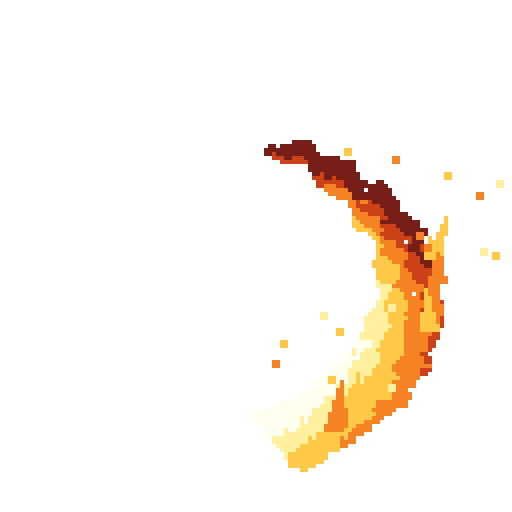
#> input picture games/dot-meikyu/assets/fx/flameslash/flameslash_05.png, 512 x 512 px, given in place of mage_rapid_walk_0.png, which was not available
$ python make_flame_slash.py
#> lines starting #> are read from the running program, lines starting #| are printed output that depends on the picture; after the words box and inside, x2 and y2 are one past the last pixel; in counts of white or black regions, pixels touching at a corner belong together; pictures that were not available may be replaced by others from this repository, and a replacement may not be noted
# 炎の斬撃（火の呼吸ふう）：三日月の炎が、横にふり抜く。 python3 art/make_flame_slash.py
import math, random
from PIL import Image, ImageDraw, ImageChops, ImageFilter
random.seed(11)
S = 128; UP = 4; N = 16
PAL = [(255, 255, 240), (255, 240, 160), (255, 200, 70), (245, 130, 35), (205, 65, 25), (120, 30, 25)]
mage = Image.open('assets/chars/mage_rapid_walk_0.png').convert('RGBA'); mage = mage.resize((int(mage.width * 56 / mage.height), 56), Image.LANCZOS)
#> further down, mage is the input picture: PIL image 512x512 RGBA; mean R, G, B, A 23.5, 16.5, 9.1, 26.1
def frame(i):
#> called with i = 0
    t = i / (N - 1); im = Image.new('RGBA', (S, S), (0, 0, 0, 0)); px = im.load()
#> after `im = Image.new('RGBA', (S, S), (0, 0, 0, 0))`: im: PIL image 128x128 RGBA; every value is 0
    cx, cy = 30, 60                                   # 円の中心（主人公のあたり）
    sweep = min(1.0, t / 0.45)                        # 0〜0.45：ふり抜く、そのあと消える
    head = -1.15 + 2.3 * (1 - (1 - sweep) ** 3)       # 先頭の角度（速く出て、ゆっくり止まる）
    fade = 1.0 if t < 0.45 else max(0, 1 - (t - 0.45) / 0.55)
    steps = 140
    for s in range(steps):
        a = head - (s / steps) * 1.9                  # 先頭から、うしろへ
        if a < -1.15: break
        age = s / steps                               # 0＝先頭（白く太い）、1＝しっぽ（赤く細い）
        R = 52 + 12 * math.sin(a * 1.2)               # 半径
        thick = (14 * (1 - age) ** 0.8 + 1.5) * (0.6 + 0.4 * fade)
        for r in range(int(-thick * 0.2), int(thick) + 1):
            # 外がわほど、炎のゆらぎで、ギザギザにする
            wob = math.sin(a * 23 + i * 1.7 + r) * 2.2 * age + random.uniform(-0.8, 0.8)
            rr = R + r * 1.0 + wob
            x = cx + math.cos(a) * rr * 1.25; y = cy + math.sin(a) * rr * 0.8
            u = r / max(1.0, thick)                    # 0＝内がわ、1＝外がわ
            heat = min(5, int((u * 0.5 + age * 0.9 + (1 - fade) * 0.5) * 5.5))
            col = PAL[max(0, min(5, heat))]
            for dx in (0, 1):
                for dy in (0, 1):
                    xx, yy = int(x) + dx, int(y) + dy
                    if 0 <= xx < S and 0 <= yy < S: px[xx, yy] = col + (int(255 * min(1, fade * 1.3)),)
    # 火の舌：外がわから、上へのびる
    d = ImageDraw.Draw(im)
    for k in range(14):
        a = head - random.uniform(0.05, 1.4) * 0.8
        if a < -1.15: continue
        R = 52 + 12 * math.sin(a * 1.2) + 10; x = cx + math.cos(a) * R * 1.25; y = cy + math.sin(a) * R * 0.8
        L = random.uniform(5, 12) * fade; d.polygon([(x - 2, y), (x + 2, y), (x + random.uniform(-3, 3), y - L)], fill=PAL[2 + (k % 2)] + (int(255 * fade),))
    # 火の粉
    for k in range(18):
        a = head - random.uniform(0, 1.7); R = 52 + random.uniform(-6, 24)
        x = cx + math.cos(a) * R * 1.25 + t * 10; y = cy + math.sin(a) * R * 0.8 - t * 22 * random.uniform(0.3, 1)
        if fade > 0.1 and 0 <= x < S and 0 <= y < S: d.rectangle([x, y, x + 1, y + 1], fill=PAL[1 + k % 3] + (255,))
#> this loop made 18 passes
#> (a, R, x, y) on passes 1 to 12: (-2.28, 59.72, -18.4, 23.62), (-2.85, 75.87, -60.73, 42.32), (-2.35, 55.46, -18.88, 28.54), (-1.64, 48.11, 25.76, 21.61), (-1.83, 71.4, 7.07, 4.8), (-2.78, 71.42, -53.46, 39.72), (-1.51, 73.31, 35.89, 1.47), (-2.82, 57.92, -38.61, 45.2), (-2.22, 69.36, -22.42, 15.81), (-1.3, 55.98, 48.84, 16.87), (-2.44, 49.54, -17.25, 34.38), (-1.32, 47.8, 44.72, 22.94)
    # 先頭の閃光
    if t < 0.5 and sweep > 0.05:
        hx = cx + math.cos(head) * 52 * 1.25; hy = cy + math.sin(head) * 52 * 0.8; r = 7 * (1 - t / 0.5) + 2
        d.ellipse([hx - r, hy - r, hx + r, hy + r], fill=(255, 255, 255, 255))
    r_, g_, b_, a_ = im.split(); a_ = a_.point(lambda v: 255 if v > 80 else 0)
#> after `r_, g_, b_, a_ = im.split()`:
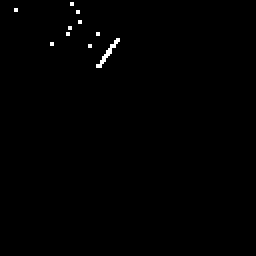
#> r_: PIL image 128x128 L (shown 2 times larger); min 0, max 255, mean 1.2
#> after `r_, g_, b_, a_ = im.split()`: a_: PIL image 128x128 L; 0.46% white in thin lines or dots, all inside (x1, y1, x2, y2) = (7, 1, 60, 34)
    q = Image.merge('RGB', (r_, g_, b_)).quantize(colors=24, dither=Image.NONE).convert('RGB')
    return Image.merge('RGBA', (*q.split(), a_))
frames = [frame(i) for i in range(N)]
#> call 2 of frame, with i = 1
#> in frame (call 2), `t = i / (N - 1)`: t = 0.0667
#> in frame (call 2), `sweep = min(1.0, t / 0.45)`: sweep = 0.148
#> in frame (call 2), `head = -1.15 + 2.3 * (1 - (1 - sweep) ** 3)`: head = -0.272
#> in frame (call 2), `fade = 1.0 if t < 0.45 else max(0, 1 - (t - 0.45) / 0.55)`: fade = 1
#> the loop in frame (call 2), `for s in range(steps):` made 66 passes
#> (a, R, thick) on passes 1 to 12: (-0.272, 48.16, 15.5), (-0.285, 47.97, 15.42), (-0.299, 47.79, 15.34), (-0.312, 47.61, 15.26), (-0.326, 47.42, 15.18), (-0.34, 47.24, 15.1), (-0.353, 47.07, 15.02), (-0.367, 46.89, 14.94), (-0.38, 46.71, 14.86), (-0.394, 46.54, 14.78), (-0.407, 46.36, 14.69), (-0.421, 46.19, 14.61)
#> in frame (call 2), `d = ImageDraw.Draw(im)`:
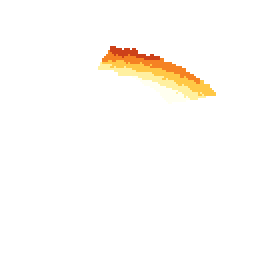
#> im: PIL image 128x128 RGBA (shown 2 times larger); mean R, G, B, A 11.8, 9, 5, 12.2; transparent parts drawn white
#> the loop in frame (call 2), `for k in range(14):` made 14 passes
#> (a, R, x, y, L) on passes 2, 3, 4, 6, 7, 9, 10, 11, 12, 14: (-0.793, 52.23, 75.84, 30.24, 5.55), (-0.643, 53.63, 83.63, 34.26, 9.97), (-0.507, 55.14, 90.25, 38.57, 6.65), (-0.714, 52.93, 80, 32.27, 9.63), (-0.949, 51.1, 67.22, 26.77, 6.6), (-1.03, 50.66, 62.48, 25.21, 6.94), (-0.409, 56.35, 94.62, 42.08, 11.88), (-0.882, 51.54, 70.93, 28.16, 8.72), (-0.959, 51.04, 66.62, 26.56, 6.99), (-0.406, 56.38, 94.75, 42.19, 7)
#> a on passes 1, 5, 8, 13: -1.32, -1.17, -1.31, -1.18
#> the loop in frame (call 2), `for k in range(18):` made 18 passes
#> (a, R, x, y) on passes 1 to 12: (-0.69, 54.37, 83.1, 31.32), (-0.589, 72.91, 106.5, 26.16), (-0.329, 59.85, 101.5, 43.33), (-0.926, 73.88, 86.19, 11.82), (-0.578, 62.68, 96.31, 31.52), (-0.883, 65.75, 82.83, 18.11), (-1.15, 61.17, 61.89, 14.02), (-1.43, 61.62, 41.09, 9.74), (-0.567, 69.39, 103.8, 29.56), (-1.31, 53.06, 48.06, 18.14), (-1.59, 69.6, 29.35, 3.08), (-0.673, 60.67, 89.98, 29.08)
#> in frame (call 2), `hx = cx + math.cos(head) * 52 * 1.25`: hx = 92.61
#> in frame (call 2), `hy = cy + math.sin(head) * 52 * 0.8`: hy = 48.83
#> in frame (call 2), `r = 7 * (1 - t / 0.5) + 2`: r = 8.07
#> in frame (call 2), `r_, g_, b_, a_ = im.split()`:
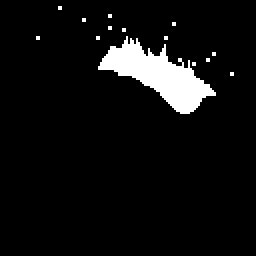
#> a_: PIL image 128x128 L (shown 2 times larger); 6.1% white; 14 white regions (13 under 20 px), largest, box (x1, y1, x2, y2) and area: (49, 18, 108, 57) 948
#> in frame (call 2), `q = Image.merge('RGB', (r_, g_, b_)).quantize(colors=24, dither=Image...`:
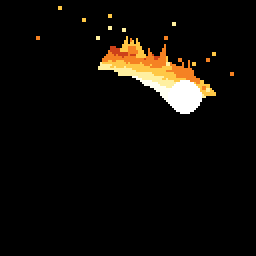
#> q: PIL image 128x128 RGB (shown 2 times larger); mean R, G, B 15.3, 12.1, 7.7
#> call 3 of frame, with i = 2
#> in frame (call 3), `t = i / (N - 1)`: t = 0.133
#> in frame (call 3), `sweep = min(1.0, t / 0.45)`: sweep = 0.296
#> in frame (call 3), `head = -1.15 + 2.3 * (1 - (1 - sweep) ** 3)`: head = 0.349
#> the loop in frame (call 3), `for s in range(steps):` made 112 passes
#> (a, R, thick) on passes 1 to 12: (0.349, 56.87, 15.5), (0.335, 56.69, 15.42), (0.321, 56.51, 15.34), (0.308, 56.33, 15.26), (0.294, 56.15, 15.18), (0.281, 55.97, 15.1), (0.267, 55.78, 15.02), (0.254, 55.59, 14.94), (0.24, 55.41, 14.86), (0.226, 55.22, 14.78), (0.213, 55.03, 14.69), (0.199, 54.84, 14.61)
#> in frame (call 3), `d = ImageDraw.Draw(im)`:
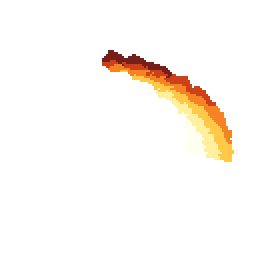
#> im: PIL image 128x128 RGBA (shown 2 times larger); mean R, G, B, A 16.9, 11.7, 6.4, 18.7; transparent parts drawn white
#> the loop in frame (call 3), `for k in range(14):` made 14 passes
#> (a, R, x, y, L) on passes 1 to 12: (-0.656, 53.5, 82.97, 33.88, 9.64), (-0.562, 54.51, 87.65, 36.76, 7.94), (-0.346, 57.16, 97.22, 44.5, 8.22), (-0.762, 52.49, 77.47, 31.01, 8.99), (-0.0723, 60.96, 106, 56.48, 10.31), (-0.0159, 61.77, 107.2, 59.21, 9.84), (-0.586, 54.24, 86.48, 36, 7.66), (-0.0786, 60.87, 105.9, 56.18, 8.76), (-0.096, 60.62, 105.4, 55.35, 9.6), (-0.0275, 61.6, 107, 58.65, 11.11), (0.0388, 62.56, 108.1, 61.94, 6.25), (0.216, 65.07, 109.5, 71.16, 10.56)
#> the loop in frame (call 3), `for k in range(18):` made 18 passes
#> (a, R, x, y) on passes 1 to 12: (-0.0107, 67.1, 115.2, 57.11), (-0.224, 72.35, 119.5, 45.79), (-0.457, 55.41, 93.49, 38.65), (-1.03, 63.1, 71.78, 14.53), (-1.33, 52.7, 47.08, 17.72), (-0.705, 50.51, 79.42, 30.96), (-0.232, 59.2, 103.4, 47.36), (-1.06, 73.46, 76.34, 6.51), (0.0571, 56.66, 102, 60.26), (-0.0188, 72.48, 121.9, 56.24), (-0.0365, 56.93, 102.4, 56.99), (-0.873, 47.41, 69.41, 28.63)
#> (a, R, x) on pass 16: (-1.12, 47.88, 57.55)
#> in frame (call 3), `r_, g_, b_, a_ = im.split()`: a_: PIL image 128x128 L; 9.2% white; 10 white regions (9 under 20 px), largest, box (x1, y1, x2, y2) and area: (51, 22, 117, 82) 1465
#> in frame (call 4), `r_, g_, b_, a_ = im.split()`: a_: PIL image 128x128 L; 10.2% white; 10 white regions (9 under 20 px), largest, box (x1, y1, x2, y2) and area: (50, 28, 114, 104) 1632
#> in frame (call 5), `r_, g_, b_, a_ = im.split()`: a_: PIL image 128x128 L; 10.4% white; 11 white regions (9 under 20 px), largest, box (x1, y1, x2, y2) and area: (60, 32, 113, 114) 1561, (60, 89, 71, 101) 104
#> in frame (call 6), `r_, g_, b_, a_ = im.split()`: a_: PIL image 128x128 L; 10.2% white; 13 white regions (11 under 20 px), largest, box (x1, y1, x2, y2) and area: (63, 35, 112, 118) 1558, (54, 92, 64, 102) 76
#> in frame (call 6), `q = Image.merge('RGB', (r_, g_, b_)).quantize(colors=24, dither=Image...`:
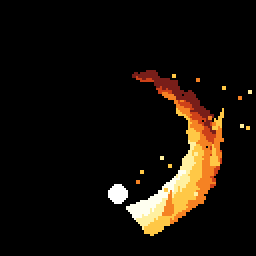
#> q: PIL image 128x128 RGB (shown 2 times larger); mean R, G, B 23.5, 16.5, 9.1
#> in frame (call 7), `r_, g_, b_, a_ = im.split()`:
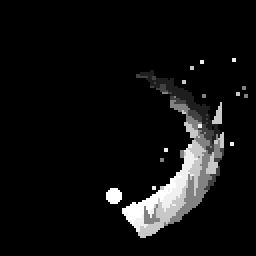
#> g_: PIL image 128x128 L (shown 2 times larger); min 0, max 255, mean 16.3
import os; os.makedirs('assets/fx/flameslash', exist_ok=True)
for i, f in enumerate(frames): f.resize((S * UP, S * UP), Image.NEAREST).save('assets/fx/flameslash/flameslash_%02d.png' % i)
#> this loop made 16 passes
W = 512; rng = random.Random(3); bg = Image.new('RGB', (W, W), (22, 34, 28)); bd = ImageDraw.Draw(bg)
for _ in range(700):
    x, y = rng.randrange(W), rng.randrange(W); bd.rectangle([x, y, x + 3, y + 3], fill=rng.choice([(28, 44, 34), (18, 28, 24), (32, 50, 38)]))
out = []
for i in range(N + 6):
    base = bg.copy(); k = min(i, N - 1)
    m = mage.resize((mage.width * 2, mage.height * 2), Image.LANCZOS); base.paste(m, (30 * 4 - m.width // 2 + 0, 60 * 4 - m.height // 2), m)
    big = frames[k].resize((W, W), Image.NEAREST); lay = Image.new('RGBA', (W, W), (0, 0, 0, 0)); lay.paste(big, (0, 0), big)
    if i < N:
        glow = lay.convert('RGB').filter(ImageFilter.GaussianBlur(16)); base = ImageChops.add(base, glow); base = ImageChops.add(base, glow.point(lambda v: v // 2))
        base.paste(lay.convert('RGB'), (0, 0), lay.split()[3])
    out.append(base)
out[0].save('assets/fx/flameslash_demo.gif', save_all=True, append_images=out[1:], duration=55, loop=0)
sheet = Image.new('RGB', (256 * 6, 256 * 2))
for i in range(12): sheet.paste(out[i + 1].resize((256, 256)), ((i % 6) * 256, (i // 6) * 256))
sheet.save('assets/fx/flameslash_sheet_preview.png'); print('ok')
#| ok

$ run again, on games/dot-meikyu/assets/chatgpt/archer_shoot_raw.png
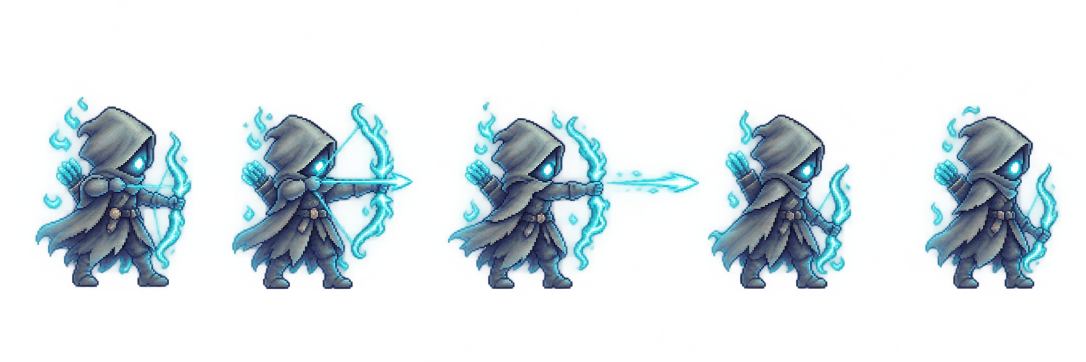
#> input picture games/dot-meikyu/assets/chatgpt/archer_shoot_raw.png, 2172 x 724 px, given in place of mage_rapid_walk_0.png, which was not available (shown at 1/2 size)
#> mage is the input picture: PIL image 2172x724 RGBA; mean R, G, B, A 36.1, 64.6, 72.4, 54.3
#> `mage = mage.resize((int(mage.width * 56 / mage.height), 56), Image.LAN`:
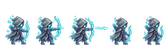
#> mage: PIL image 168x56 RGBA; mean R, G, B, A 34.4, 62.2, 69.6, 54.3; transparent parts drawn white
#> the loop in frame, `for k in range(18):` made 18 passes
#> (a, R, x, y) on passes 1 to 8: (-2.28, 59.72, -18.4, 23.62), (-2.85, 75.87, -60.73, 42.32), (-2.35, 55.46, -18.88, 28.54), (-1.64, 48.11, 25.76, 21.61), (-1.83, 71.4, 7.07, 4.8), (-2.78, 71.42, -53.46, 39.72), (-1.51, 73.31, 35.89, 1.47), (-2.82, 57.92, -38.61, 45.2)
#> a_: PIL image 128x128 L; 0.46% white in thin lines or dots, all inside (x1, y1, x2, y2) = (7, 1, 60, 34)
#> the loop in frame (call 2), `for s in range(steps):` made 66 passes
#> (a, R, thick) on passes 1 to 8: (-0.272, 48.16, 15.5), (-0.285, 47.97, 15.42), (-0.299, 47.79, 15.34), (-0.312, 47.61, 15.26), (-0.326, 47.42, 15.18), (-0.34, 47.24, 15.1), (-0.353, 47.07, 15.02), (-0.367, 46.89, 14.94)
#> the loop in frame (call 2), `for k in range(14):` made 14 passes
#> (a, R, x, y, L) on passes 2, 3, 4, 6, 7, 9, 10, 11: (-0.793, 52.23, 75.84, 30.24, 5.55), (-0.643, 53.63, 83.63, 34.26, 9.97), (-0.507, 55.14, 90.25, 38.57, 6.65), (-0.714, 52.93, 80, 32.27, 9.63), (-0.949, 51.1, 67.22, 26.77, 6.6), (-1.03, 50.66, 62.48, 25.21, 6.94), (-0.409, 56.35, 94.62, 42.08, 11.88), (-0.882, 51.54, 70.93, 28.16, 8.72)
#> the loop in frame (call 2), `for k in range(18):` made 18 passes
#> (a, R, x, y) on passes 1 to 8: (-0.69, 54.37, 83.1, 31.32), (-0.589, 72.91, 106.5, 26.16), (-0.329, 59.85, 101.5, 43.33), (-0.926, 73.88, 86.19, 11.82), (-0.578, 62.68, 96.31, 31.52), (-0.883, 65.75, 82.83, 18.11), (-1.15, 61.17, 61.89, 14.02), (-1.43, 61.62, 41.09, 9.74)
#> a_: PIL image 128x128 L; 6.1% white; 14 white regions (13 under 20 px), largest, box (x1, y1, x2, y2) and area: (49, 18, 108, 57) 948
#> a_: PIL image 128x128 L; 9.2% white; 10 white regions (9 under 20 px), largest, box (x1, y1, x2, y2) and area: (51, 22, 117, 82) 1465
#> a_: PIL image 128x128 L; 10.2% white; 10 white regions (9 under 20 px), largest, box (x1, y1, x2, y2) and area: (50, 28, 114, 104) 1632
#> a_: PIL image 128x128 L; 10.4% white; 11 white regions (9 under 20 px), largest, box (x1, y1, x2, y2) and area: (60, 32, 113, 114) 1561, (60, 89, 71, 101) 104
#> a_: PIL image 128x128 L; 10.2% white; 13 white regions (11 under 20 px), largest, box (x1, y1, x2, y2) and area: (63, 35, 112, 118) 1558, (54, 92, 64, 102) 76
#> the loop `for i, f in enumerate(frames): f.resize((S * UP, S * UP), Image.NEARES..` made 16 passes
#| ok
